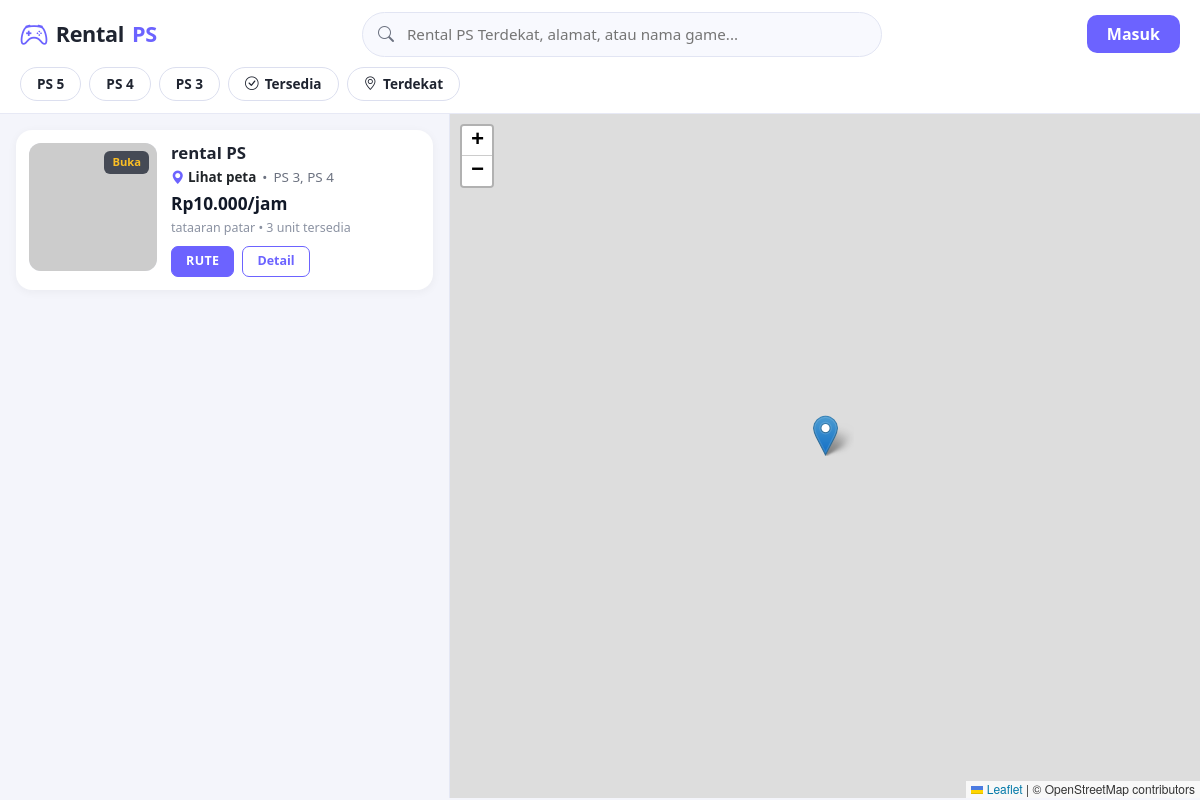
The page / on the database its author committed.
### tables this page shows
CREATE TABLE `rentals` (
  `rental_id` int(11) NOT NULL,
  `owner_id` int(11) NOT NULL,
  `rental_name` varchar(150) NOT NULL,
  `description` text DEFAULT NULL,
  `phone` varchar(20) DEFAULT NULL,
  `status_toko` enum('buka','tutup','libur') NOT NULL DEFAULT 'buka',
  `created_at` timestamp NOT NULL DEFAULT current_timestamp(),
  `catatan` text DEFAULT NULL
);

### index.php (the view, shortened to what this page needs)
<?php
require_once 'koneksi.php';
$q        = trim($_GET['q'] ?? '');
$konsol   = trim($_GET['konsol'] ?? '');
$tersedia = ($_GET['tersedia'] ?? '') === '1';
$sql = "
SELECT
    r.rental_id,
    r.rental_name,
    r.status_toko,
    l.address,
    l.latitude,
    l.longitude,
    (
        SELECT rp.photo_url
        FROM rental_photos rp
        WHERE rp.rental_id = r.rental_id
        ORDER BY rp.is_primary DESC, rp.photo_id ASC
        LIMIT 1
    ) AS photo_url,
    (
        SELECT MIN(rr.price / GREATEST(rr.duration_hours, 1))
        FROM rental_rates rr
        INNER JOIN rental_consoles rc2 ON rc2.rental_console_id = rr.rental_console_id
        WHERE rc2.rental_id = r.rental_id
    ) AS harga_per_jam,
    (
        SELECT GROUP_CONCAT(DISTINCT c.console_name ORDER BY c.console_id SEPARATOR ', ')
        FROM rental_consoles rc3
        INNER JOIN consoles c ON c.console_id = rc3.console_id
        WHERE rc3.rental_id = r.rental_id
    ) AS daftar_konsol,
    (
        SELECT COALESCE(SUM(rc4.available_units), 0)
        FROM rental_consoles rc4
        WHERE rc4.rental_id = r.rental_id AND rc4.status = 'tersedia'
    ) AS unit_tersedia
FROM rentals r
LEFT JOIN locations l ON l.rental_id = r.rental_id
WHERE 1=1
";
$params = [];
$sql .= " ORDER BY r.rental_id DESC";
$stmt = $pdo->prepare($sql);
$stmt->execute($params);
$rentals = $stmt->fetchAll(PDO::FETCH_ASSOC);
function buildFilterUrl(array $override = []): string {
    $query = [
        'q'        => $_GET['q'] ?? '',
        'konsol'   => $_GET['konsol'] ?? '',
        'tersedia' => $_GET['tersedia'] ?? '',
    ];
    foreach ($override as $k => $v) {
        $query[$k] = $v;
    }
    $query = array_filter($query, fn($val) => $val !== '' && $val !== null);
    return 'index.php' . ($query ? '?' . http_build_query($query) : '');
}
?>
<!DOCTYPE html>
<html lang="id">
<head>
  <link href="https://cdn.jsdelivr.net/npm/bootstrap@5.3.3/dist/css/bootstrap.min.css" rel="stylesheet">
  <link href="https://cdn.jsdelivr.net/npm/bootstrap-icons@1.11.3/font/bootstrap-icons.min.css" rel="stylesheet">
  <link rel="stylesheet" href="https://unpkg.com/leaflet@1.9.4/dist/leaflet.css">
  <link rel="stylesheet" href="style.css">
</head>
<body class="home-page">
  <header class="home-header">
    <div class="d-flex align-items-center justify-content-between gap-3 flex-wrap">
      <a href="index.php" class="home-brand">
        <i class="bi bi-controller fs-3 text-primary" style="color:#6c63ff !important;"></i>
        Rental<span>PS</span>
      </a>
      <form action="index.php" method="GET" class="home-search-wrap">
        <input
          type="text"
          name="q"
          class="home-search-input"
          placeholder="Rental PS Terdekat, alamat, atau nama game..."
          value="<?= htmlspecialchars($q) ?>"
        >
      </form>
      <div>
        <?php if (!empty($_SESSION['owner_id'])): ?>
          <a href="dashboard.php" class="btn-masuk">
            <i class="bi bi-speedometer2 me-1"></i> Dashboard
          </a>
        <?php else: ?>
          <a href="login.php" class="btn-masuk">Masuk</a>
        <?php endif; ?>
      </div>
    </div>
    <div class="home-filter-bar">
      <a href="<?= buildFilterUrl(['konsol' => ($konsol === 'PS 5' ? '' : 'PS 5')]) ?>"
         class="filter-chip <?= $konsol === 'PS 5' ? 'active' : '' ?>">
        PS 5
      </a>
      <a href="<?= buildFilterUrl(['konsol' => ($konsol === 'PS 4' ? '' : 'PS 4')]) ?>"
         class="filter-chip <?= $konsol === 'PS 4' ? 'active' : '' ?>">
        PS 4
      </a>
      <a href="<?= buildFilterUrl(['konsol' => ($konsol === 'PS 3' ? '' : 'PS 3')]) ?>"
         class="filter-chip <?= $konsol === 'PS 3' ? 'active' : '' ?>">
        PS 3
      </a>
      <a href="<?= buildFilterUrl(['tersedia' => ($tersedia ? '' : '1')]) ?>"
         class="filter-chip <?= $tersedia ? 'active' : '' ?>">
        <i class="bi bi-check-circle"></i> Tersedia
      </a>
      <button type="button" id="btnTerdekat" class="filter-chip">
        <i class="bi bi-geo-alt"></i> Terdekat
      </button>
    </div>
  </header>
  <main class="split-wrapper">
    <section class="rental-sidebar" id="rentalList">
      <?php if (empty($rentals)): ?>
        <div class="text-center py-5 text-muted">
          <i class="bi bi-controller fs-1 d-block mb-2"></i>
          <p class="mb-1 fw-semibold">Belum ada tempat rental yang cocok.</p>
          <small>Coba ganti kata kunci atau matikan sebagian filter.</small>
        </div>
      <?php else: ?>
        <?php foreach ($rentals as $r):
          $id      = (int) $r['rental_id'];
          $lat     = $r['latitude'] !== null ? (float) $r['latitude'] : null;
          $lng     = $r['longitude'] !== null ? (float) $r['longitude'] : null;
          $foto    = !empty($r['photo_url']) && file_exists($r['photo_url'])
                     ? $r['photo_url']
                     : 'https://placehold.co/300x300/6c63ff/ffffff?text=Rental+PS';
          $harga   = $r['harga_per_jam'] !== null
                     ? 'Rp' . number_format((float)$r['harga_per_jam'], 0, ',', '.') . '/jam'
                     : 'Harga belum diatur';
          $status  = ucfirst($r['status_toko'] ?? 'buka');
          $ruteUrl = ($lat !== null && $lng !== null)
                     ? "https://www.google.com/maps/dir/?api=1&destination={$lat},{$lng}"
                     : '#';
        ?>
          <article
            class="rental-card-item"
            data-id="<?= $id ?>"
            data-lat="<?= $lat ?? '' ?>"
            data-lng="<?= $lng ?? '' ?>"
          >
            <div class="rental-thumb-wrap">
              <img src="<?= htmlspecialchars($foto) ?>" alt="<?= htmlspecialchars($r['rental_name']) ?>">
              <span class="thumb-badge"><?= htmlspecialchars($status) ?></span>
            </div>
            <div class="rental-info">
              <div>
                <h2 class="rental-title"><?= htmlspecialchars($r['rental_name']) ?></h2>
                <div class="rental-meta">
                  <span class="distance-label fw-semibold text-dark">
                    <i class="bi bi-geo-alt-fill text-primary" style="color:#6c63ff !important;"></i>
                    <span class="distance-text">Lihat peta</span>
                  </span>
                  <?php if (!empty($r['daftar_konsol'])): ?>
                    <span>&bull;</span>
                    <span><?= htmlspecialchars($r['daftar_konsol']) ?></span>
                  <?php endif; ?>
                </div>
                <div class="rental-price"><?= htmlspecialchars($harga) ?></div>
                <div class="rental-sub">
                  <?= htmlspecialchars($r['address'] ?: 'Alamat belum diisi') ?>
                  <?= (int)$r['unit_tersedia'] > 0 ? ' &bull; ' . (int)$r['unit_tersedia'] . ' unit tersedia' : '' ?>
                </div>
              </div>
              <div class="rental-actions">
                <?php if ($lat !== null && $lng !== null): ?>
                  <a href="<?= htmlspecialchars($ruteUrl) ?>"
                     target="_blank"
                     rel="noopener"
                     class="btn-rute"
                     onclick="event.stopPropagation();">
                    RUTE
                  </a>
                <?php endif; ?>
                <a href="detail.php?id=<?= $id ?>"
                   class="btn-detail"
                   onclick="event.stopPropagation();">
                  Detail
                </a>
              </div>
            </div>
          </article>
        <?php endforeach; ?>
      <?php endif; ?>
    </section>
    <section class="map-panel">
      <div id="map"></div>
    </section>
  </main>
</body>
</html>

### style.css (style rules this page uses)
:root { --ps-purple: #6c63ff; --ps-purple-hover: #574fe0; --ps-purple-soft: rgba(108, 99, 255, 0.1); --ps-bg: #f4f5fb; --ps-surface: #ffffff; --ps-border: #e7e9f5; --ps-text: #1f2430; --ps-muted: #6c7280; --ps-danger: #dc2626; --ps-danger-hover: #b91c1c; }
* { box-sizing: border-box; }
body.home-page { background-color: var(--ps-bg); color: var(--ps-text); font-family: 'Segoe UI', system-ui, -apple-system, sans-serif; margin: 0; overflow-x: hidden; }
.home-header { background: var(--ps-surface); border-bottom: 1px solid var(--ps-border); padding: 12px 20px; position: sticky; top: 0; z-index: 1030; }
.home-brand { font-weight: 800; font-size: 1.35rem; color: var(--ps-text); text-decoration: none; display: inline-flex; align-items: center; gap: 8px; letter-spacing: -0.3px; }
.home-brand span { color: var(--ps-purple); }
.home-search-wrap { position: relative; flex: 1; max-width: 520px; }
.home-search-input { width: 100%; padding: 10px 18px 10px 44px; border-radius: 999px; border: 1.5px solid #e2e5f3; background-color: #f8f9fe; font-size: 0.95rem; transition: border-color 0.2s, box-shadow 0.2s; }
.btn-masuk { background-color: var(--ps-purple); color: #ffffff; font-weight: 600; border-radius: 10px; padding: 8px 20px; border: none; text-decoration: none; transition: background-color 0.2s; }
.home-filter-bar { display: flex; flex-wrap: wrap; gap: 8px; margin-top: 10px; }
.filter-chip { display: inline-flex; align-items: center; gap: 6px; padding: 6px 16px; border-radius: 999px; font-size: 0.85rem; font-weight: 600; background: #ffffff; color: var(--ps-text); border: 1px solid #dcdfef; text-decoration: none; cursor: pointer; transition: all 0.2s ease; }
.split-wrapper { display: flex; height: calc(100vh - 116px); overflow: hidden; }
.rental-sidebar { width: 450px; min-width: 390px; background-color: var(--ps-bg); overflow-y: auto; padding: 16px; display: flex; flex-direction: column; gap: 14px; border-right: 1px solid #e4e7f4; }
.rental-card-item { display: flex; gap: 14px; background: var(--ps-surface); border-radius: 16px; padding: 12px; box-shadow: 0 2px 10px rgba(31, 36, 48, 0.05); border: 1.5px solid transparent; cursor: pointer; transition: transform 0.15s ease, border-color 0.2s ease, box-shadow 0.2s ease; }
.rental-thumb-wrap { position: relative; width: 128px; height: 128px; flex-shrink: 0; border-radius: 12px; overflow: hidden; background: #e6e8f6; }
.rental-thumb-wrap img { width: 100%; height: 100%; object-fit: cover; }
.thumb-badge { position: absolute; top: 8px; right: 8px; font-size: 0.7rem; font-weight: 700; padding: 3px 8px; border-radius: 6px; background: rgba(17, 24, 39, 0.72); color: #fbbf24; backdrop-filter: blur(4px); }
.rental-info { flex: 1; min-width: 0; display: flex; flex-direction: column; justify-content: space-between; }
.rental-title { font-size: 1.05rem; font-weight: 700; color: var(--ps-text); margin: 0 0 4px 0; white-space: nowrap; overflow: hidden; text-overflow: ellipsis; }
.rental-meta { font-size: 0.84rem; color: var(--ps-muted); display: flex; align-items: center; gap: 6px; flex-wrap: wrap; margin-bottom: 4px; }
.rental-price { font-size: 1.08rem; font-weight: 700; color: #111827; margin: 2px 0; }
.rental-sub { font-size: 0.78rem; color: #8b92a2; white-space: nowrap; overflow: hidden; text-overflow: ellipsis; margin-bottom: 8px; }
.rental-actions { display: flex; gap: 8px; }
.btn-rute { background-color: var(--ps-purple); color: #ffffff; border: 1.5px solid var(--ps-purple); font-size: 0.78rem; font-weight: 700; letter-spacing: 0.4px; padding: 5px 14px; border-radius: 7px; text-decoration: none; transition: background-color 0.2s; }
.btn-detail { background-color: #ffffff; color: var(--ps-purple); border: 1.5px solid var(--ps-purple); font-size: 0.78rem; font-weight: 600; padding: 5px 14px; border-radius: 7px; text-decoration: none; transition: all 0.2s; }
.map-panel { flex: 1; position: relative; height: 100%; }
.map-panel #map { width: 100%; height: 100%; }

### rows shown on the page
rentals: status_toko "Buka", rental_name "rental PS", daftar_konsol "PS 3, PS 4", harga "Rp10.000/jam", address "tataaran patar", unit_tersedia "3"
